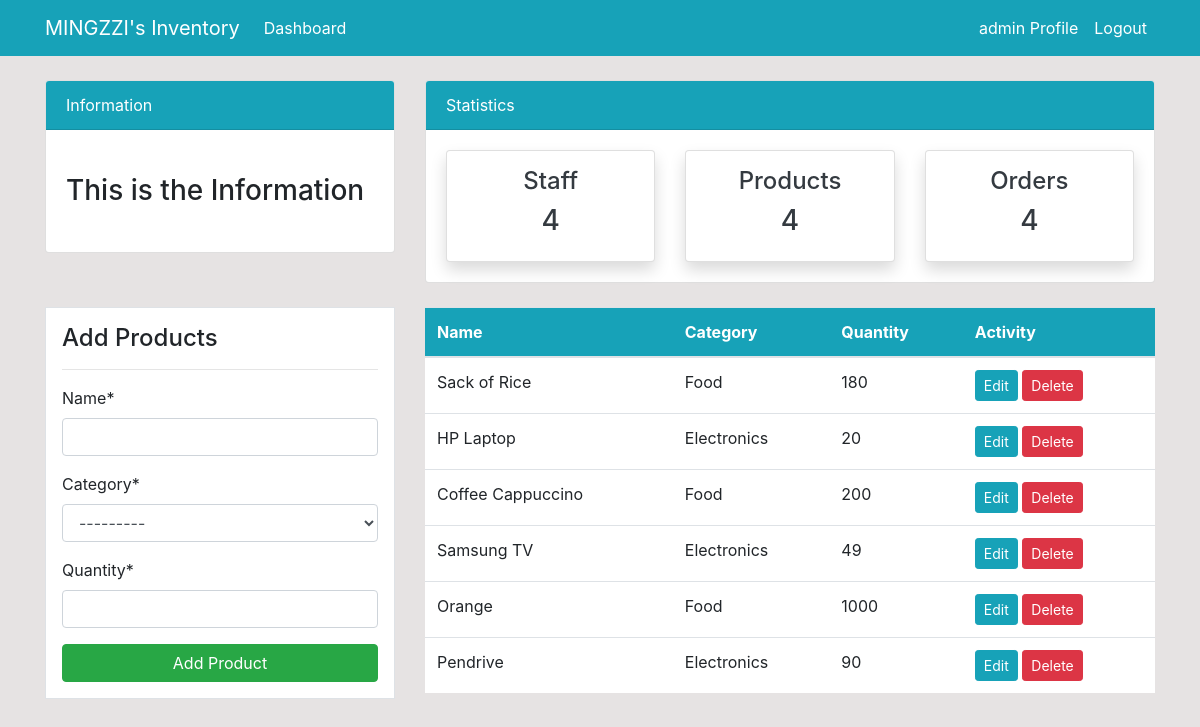
/product/ (signed in), run on the app's committed database.
### dashboard/models.py (models this page shows, shortened)
class Product(models.Model):
    name = models.CharField(max_length=100, null=True)
    category = models.CharField(max_length=20, choices=CATEGORY, null=True)
    quantity = models.PositiveBigIntegerField(null=True)
    class Meta:
        verbose_name_plural = 'Product'

### dashboard/views.py (the view)
# urls.py: path('product/', views.product, name='dashboard-product'),
@login_required
def product(request):
    items = Product.objects.all() # Using ORM
    if request.method == 'POST':
        form = ProductForm(request.POST)
        if form.is_valid():
            form.save()
            product_name = form.cleaned_data.get('name')
            messages.success(request, f'{product_name} has been added')
            return redirect('dashboard-product')
    else:
        form = ProductForm()
    context = {
        'items' : items,
        'form' : form,
    }
    return render(request, 'dashboard/product.html', context)

### dashboard/forms.py
class ProductForm(forms.ModelForm):
    class Meta:
        model = Product
        fields = ['name', 'category', 'quantity']

### templates/dashboard/product.html (shortened to what this page needs)
{% extends 'partials/base.html' %}
{% load crispy_forms_tags %}
{% block content %}
{% include 'partials/topnav.html' %}
   <div class="container">
    <div class="row my-4">
        <div class="col-md-4">
            <div class="border bg-white p-3">
                <h4>Add Products</h4>
                <hr>
                <form method="POST">
                    {{ form|crispy }}
                    <input class="btn btn-success btn-block" type="submit" value="Add Product">
                </form>
            </div>
        </div>
        <div class="col-md-8">
            <table class="table bg-white">
                <thead class="bg-info">
                    <tr class="text-white">
                        <th scope="col">Name</th>
                        <th scope="col">Category</th>
                        <th scope="col">Quantity</th>
                        <th scope="col">Activity</th>
                    </tr>
                </thead>
                <tbody>
                    {% for item in items %}
                    <tr>
                        <td>{{ item.name }}</td>
                        <td>{{ item.category }}</td>
                        <td>{{ item.quantity }}</td>
                        <td>
                            <a class="btn btn-info btn-sm" href="{% url 'dashboard-product-update' item.id %}">Edit</a>
                            <a class="btn btn-danger btn-sm" href="{% url 'dashboard-product-delete' item.id %}">Delete</a>
                        </td>
                    </tr>
                    {% endfor %}
                </tbody>
            </table>
        </div>
    </div>
</div>
{% endblock %}

### templates/partials/nav.html (shortened to what this page needs)
    <nav class="navbar navbar-expand-lg navbar-info bg-info">
        {% if user.is_authenticated %}
        <div class="container">
            <a class="navbar-brand text-white" href="{% url 'dashboard-index' %}">MINGZZI's Inventory</a>
            <div class="collapse navbar-collapse" id="navbarSupportedContent">
                <ul class="navbar-nav mr-auto">
                    <li class="nav-item active">
                        <a class="nav-link text-white" href="{% url 'dashboard-index' %}">Dashboard </a>
                    </li>
                </ul>
                <ul class="navbar-nav ml-auto">
                    <li class="nav-item active">
                        <a class="nav-link text-white" href="{% url 'user-profile' %}">{{ user.username }} Profile </a>
                    </li>
                    <li class="nav-item">
                        <a class="nav-link text-white" href="{% url 'user-logout' %}">Logout</a>
                    </li>
                </ul>
                {% endif %}
            </div>
        </div>
    </nav>

### static/style.css (style rules this page uses)
body { background: rgb(230, 227, 227); }

### data on the page
Product: name "Sack of Rice", category "Food", quantity "180"
Product: name "HP Laptop", category "Electronics", quantity "20"
Product: name "Coffee Cappuccino", category "Food", quantity "200"
Product: name "Samsung TV", category "Electronics", quantity "49"
Product: name "Orange", category "Food", quantity "1000"
Product: name "Pendrive", category "Electronics", quantity "90"

### other printed values
{{ user.username }} "admin"
